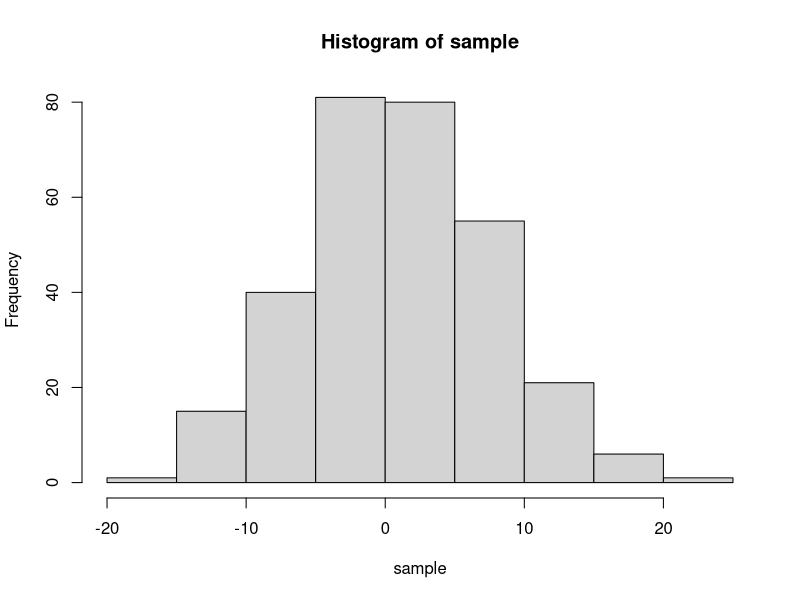

Reproduce this figure in R.
sample = rnorm(300, mean = 1, sd = 7)
hist(sample)
m = mean(sample)
s = sd(sample)
n = length(sample)
diff <- qt(0.975, df = n-1)*s/sqrt(n)
left <- m-diff ; right <- m+diff
assumed <- m + 2
tleft <- (assumed - right)/(s/sqrt(n))
p <- pt(-tleft, df = n-1)
power = 1-p